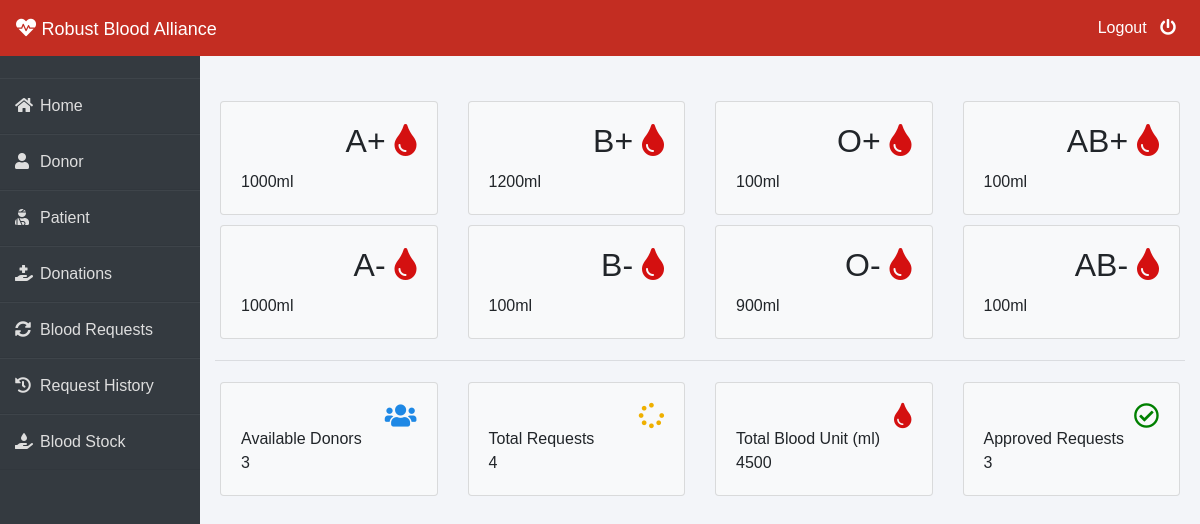
The page /admin-dashboard (signed in) on the database its author committed.
### blood/models.py (models this page shows, shortened)
class Stock(models.Model):
    bloodgroup=models.CharField(max_length=10)
    unit=models.PositiveIntegerField(default=0)

### blood/views.py (the view)
# urls.py: path('admin-dashboard', views.admin_dashboard_view,name='admin-dashboard'),
@login_required(login_url='adminlogin')
def admin_dashboard_view(request):
    totalunit = models.Stock.objects.aggregate(Sum('unit'))
    dict = {
        'A1': models.Stock.objects.get(bloodgroup="A+"),
        'A2': models.Stock.objects.get(bloodgroup="A-"),
        'B1': models.Stock.objects.get(bloodgroup="B+"),
        'B2': models.Stock.objects.get(bloodgroup="B-"),
        'AB1': models.Stock.objects.get(bloodgroup="AB+"),
        'AB2': models.Stock.objects.get(bloodgroup="AB-"),
        'O1': models.Stock.objects.get(bloodgroup="O+"),
        'O2': models.Stock.objects.get(bloodgroup="O-"),
        'totaldonors': dmodels.Donor.objects.all().count(),
        'totalbloodunit': totalunit['unit__sum'],
        'totalrequest': models.BloodRequest.objects.all().count(),
        'totalapprovedrequest': models.BloodRequest.objects.all().filter(status='Approved').count()
    }
    return render(request, 'blood/admin_dashboard.html', context=dict)

### templates/blood/admin_dashboard.html
{% extends 'blood/adminbase.html' %}
{% block content %}
<br><br>
<div class="container">
    <div class="row">
        <div class="col-sm-3">
          <div class="card bg-light">
            <div class="card-body">
                <div class="blood">
                    <h2>A+ <i class="fas fa-tint" ></i></h2>
                </div><br><br>
                <div>
                    {{A1.unit}}ml
                </div>
            </div>
          </div>
        </div>
        <div class="col-sm-3">
            <div class="card bg-light">
                <div class="card-body">
                    <div class="blood">
                        <h2>B+ <i class="fas fa-tint"></i></h2>
                    </div><br><br>
                    <div>
                      {{B1.unit}}ml
                    </div>
                </div>
              </div>
        </div>
        <div class="col-sm-3">
            <div class="card bg-light">
                <div class="card-body">
                    <div class="blood">
                        <h2>O+ <i class="fas fa-tint"></i></h2>
                    </div><br><br>
                    <div>
                      {{O1.unit}}ml
                    </div>
                </div>
              </div>
          </div>
          <div class="col-sm-3">
            <div class="card bg-light">
                <div class="card-body">
                    <div class="blood">
                        <h2>AB+ <i class="fas fa-tint"></i></h2>
                    </div><br><br>
                    <div>
                      {{AB1.unit}}ml
                    </div>
                </div>
              </div>
          </div>
      </div>
      <div class="row">
        <div class="col-sm-3">
          <div class="card bg-light">
            <div class="card-body">
                <div class="blood">
                    <h2>A- <i class="fas fa-tint"></i></h2>
                </div><br><br>
                <div>
                  {{A2.unit}}ml
                </div>
            </div>
          </div>
        </div>
        <div class="col-sm-3">
            <div class="card bg-light">
                <div class="card-body">
                    <div class="blood">
                        <h2>B- <i class="fas fa-tint"></i></h2>
                    </div><br><br>
                    <div>
                      {{B2.unit}}ml
                    </div>
                </div>
              </div>
        </div>
        <div class="col-sm-3">
            <div class="card bg-light">
                <div class="card-body">
                    <div class="blood">
                        <h2>O- <i class="fas fa-tint"></i></h2>
                    </div><br><br>
                    <div>
                      {{O2.unit}}ml
                    </div>
                </div>
              </div>
          </div>
          <div class="col-sm-3">
            <div class="card bg-light">
                <div class="card-body">
                    <div class="blood">
                        <h2>AB- <i class="fas fa-tint"></i></h2>
                    </div><br><br>
                    <div>
                      {{AB2.unit}}ml
                    </div>
                </div>
              </div>
          </div>
      </div>
<hr>
    <div class="row">
      <div class="col-sm-3">
        <div class="card bg-light">
          <div class="card-body">
              <div class="blood">
                  <i class="fas fa-users" style="color: #1e88e5;"></i>
              </div><br>
              <div>
                  Available Donors <br>
                  {{totaldonors}}
              </div>
          </div>
        </div>
      </div>
      <div class="col-sm-3">
          <div class="card bg-light">
              <div class="card-body">
                  <div class="blood">
                      <i class="fas fa-spinner" style="color:#efb000;"></i>
                  </div><br>
                  <div>
                      Total Requests <br>
                     {{totalrequest}}
                  </div>
              </div>
            </div>
      </div>
        <div class="col-sm-3">
          <div class="card bg-light">
              <div class="card-body">
                  <div class="blood">
                      <i class="fas fa-tint xyz" style="color:#d41010;"></i>
                  </div><br>
                  <div>
                      Total Blood Unit (ml) <br>
                      {{totalbloodunit}}
                  </div>
              </div>
            </div>
        </div>
        <div class="col-sm-3">
            <div class="card bg-light">
                <div class="card-body">
                    <div class="blood">
                        <i class="far fa-check-circle" style="color:green;"></i>
                    </div><br>
                    <div>
                        Approved Requests <br>
                        {{totalapprovedrequest}}
                    </div>
                </div>
              </div>
          </div>
    </div>
</div>
{% endblock content %}

### templates/blood/adminbase.html (style rules this page uses)
.row { padding: 5px; }
.fa-tint { color: #d41010 }
.blood { float: right; }
.fa-users { color: blue; font-size: 3ex; }
.fa-spinner { color: blue; font-size: 3ex; }
.fa-check-circle { color: blue; font-size: 3ex; }
.xyz { color: blue; font-size: 3ex; }
* { margin: 0; padding: 0; box-sizing: border-box; list-style: none; text-decoration: none; font-family: 'Josefin Sans', sans-serif; }
body { background-color: #f3f5f9; }

### rows shown on the page
Stock: unit "1000"
Stock: unit "1200"
Stock: unit "100"
Stock: unit "100"
Stock: unit "1000"
Stock: unit "100"
Stock: unit "900"
Stock: unit "100"

### other values the page prints
{{ totaldonors }} "3"
{{ totalrequest }} "4"
{{ totalbloodunit }} "4500"
{{ totalapprovedrequest }} "3"
